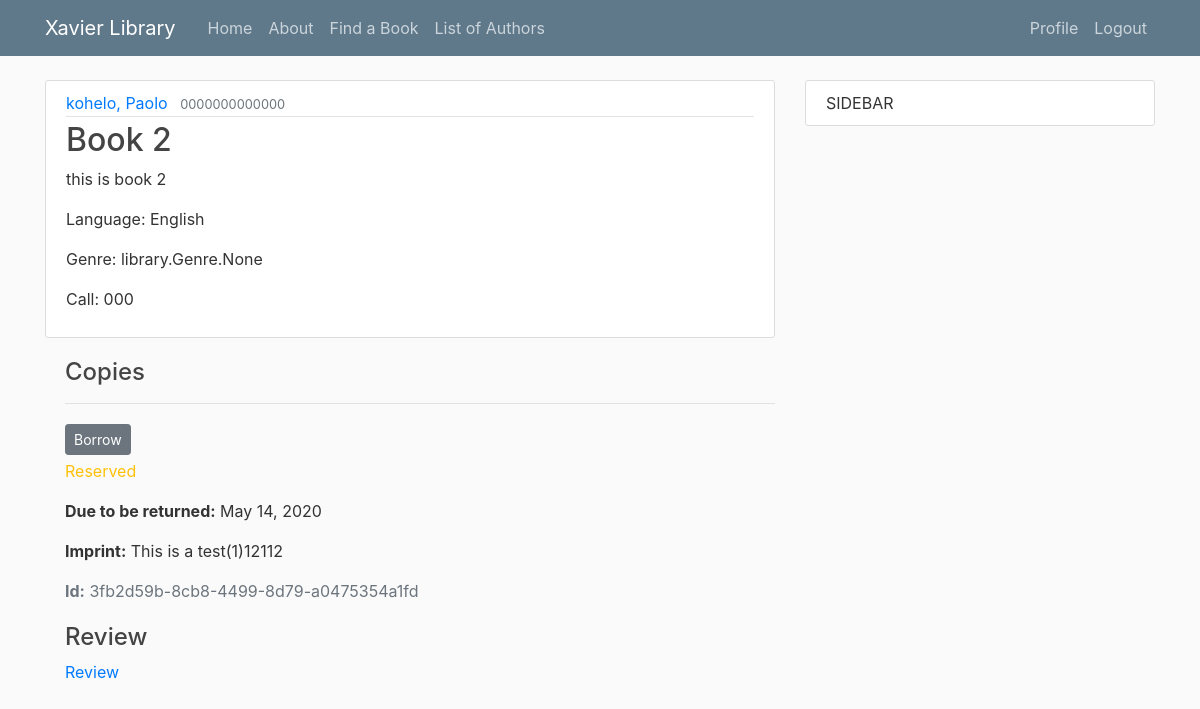
Screenshot of /book/2/ (signed in) with the database file from the repository.
### library/models.py (models this page shows, shortened)
class Book(models.Model):
    title = models.CharField(max_length=200)
    author = models.ForeignKey('Author', on_delete=models.SET_NULL, null=True)
    summary = models.TextField(max_length=1000, help_text="Enter a brief description of the book")
    isbn = models.CharField('ISBN', max_length=13,
                            help_text='13 Character <a href="https://www.isbn-international.org/content/what-isbn'
                                      '">ISBN number</a>')
    genre = models.ManyToManyField(Genre, help_text="Select a genre for this book")
    language = models.ForeignKey('Language', on_delete=models.SET_NULL, null=True)
    call = models.CharField('Call Number', max_length=3, help_text="Enter a 3 digit call number", null=True)
    def display_genre(self):
        """Creates a string for the Genre. This is required to display genre in Admin."""
        return ', '.join([genre.name for genre in self.genre.all()[:3]])
    display_genre.short_description = 'Genre'

class Author(models.Model):
    first_name = models.CharField(max_length=100)
    last_name = models.CharField(max_length=100)
    date_of_birth = models.DateField(null=True, blank=True)
    date_of_death = models.DateField('died', null=True, blank=True)
    class Meta:
        ordering = ['last_name', 'first_name']
    def __str__(self):
        return '{0}, {1}'.format(self.last_name, self.first_name)

class Language(models.Model):
    name = models.CharField(max_length=200,
                            help_text="Enter the book's natural language (e.g. English, French, Japanese etc.)")
    def __str__(self):
        return self.name

class BookInstance(models.Model):
    id = models.UUIDField(primary_key=True, default=uuid.uuid4,
                          help_text="Unique ID for this particular book across whole library")
    book = models.ForeignKey('Book', on_delete=models.SET_NULL, null=True)
    imprint = models.CharField(max_length=200)
    due_back = models.DateField(null=True, blank=True, help_text="YYYY-MM-DD")
    borrower = models.ForeignKey(User, on_delete=models.SET_NULL, null=True, blank=True)
    LOAN_STATUS = (
        ('a', 'Available'),
        ('r', 'Reserved'),
    )
    """('d', 'Maintenance'),"""
    """('o', 'On loan'),"""
    status = models.CharField(
        max_length=1,
        choices=LOAN_STATUS,
        blank=True,
        default='a',
        help_text='Book availability')
    class Meta:
        ordering = ['due_back']
        permissions = (("can_mark_returned", "Set book as returned"),)

### library/views.py (the view)
# urls.py: path('book/<int:pk>/',BookDetailView.as_view(), name='book-detail'),#path('book/<book>',views.book, name='library-book'),
class BookDetailView(DetailView):
	model = Book

### library/templates/library/book_detail.html (shortened to what this page needs)
{% extends "library/base.html" %}
{% block content%}
			<article class="media content-section">
			  <div class="media-body">
			    <div class="article-metadata">
			      <a class="mr-2" href="#">{{ object.author }}</a>
			      <small class="text-muted">{{ object.isbn }}</small>
			    </div>
			    <h2 class="article-title">{{ object.title }}</h2>
			    <p class="article-content">{{ object.summary }}</p>
			    <p class="article-content">Language: {{ object.language }}</p>
			    <p class="article-content">Genre: {{ object.genre }}</p>
			    <p class="article-content">Call: {{ object.call }}</p>
			  </div>
			 </article>
			  <div style="margin-left:20px;margin-top:20px">
			    <h4>Copies</h4>
			    {% for copy in object.bookinstance_set.all %}
			      <hr>
			      {% if user.profile.Role.borrow %}
			     	<a class="btn btn-secondary btn-sm mt-1 mb-1" href="{% url 'bookinstance-Borrow' object.id copy.pk%}">Borrow</a>
			      {% endif %}
			      <p class="{% if copy.status == 'a' %}text-success{% elif copy.status == 'm' %}text-danger{% else %}text-warning{% endif %}">
			        {{ copy.get_status_display }}
			      </p>
			      {% if copy.status != 'a' %}
			        <p><strong>Due to be returned:</strong> {{ copy.due_back }}</p>
			      {% endif %}
			      <p><strong>Imprint:</strong> {{ copy.imprint }}</p>
			      <p class="text-muted"><strong>Id:</strong> {{ copy.id }}</p>
			    {% endfor %}
			  </div>
			<div style="margin-left:20px;margin-top:20px">
			    <h4>Review</h4>
			    <div class="form-group">
					{% if user.profile.Role.review %}
					<a class="mr-2" href="{% url 'comment-create' object.id %}">Review</a>
					{% endif %}
				</div>
			  </div>
{% endblock content %}

### library/static/library/main.css (style rules this page uses)
body { background: #fafafa; color: #333333; margin-top: 5rem; }
h1, h2, h3, h4, h5, h6 { color: #444444; }
.content-section { background: #ffffff; padding: 10px 20px; border: 1px solid #dddddd; border-radius: 3px; margin-bottom: 20px; }
.article-title { color: #444444; }
.article-content { white-space: pre-line; }
.article-metadata { padding-bottom: 1px; margin-bottom: 4px; border-bottom: 1px solid #e3e3e3 }

### rows the page displays
Book: author "kohelo, Paolo", isbn "0000000000000", title "Book 2", summary "this is book 2", language "English", genre "library.Genre.None", call "000"
BookInstance: status "Reserved", due_back "May 14, 2020", imprint "This is a test(1)12112", id "3fb2d59b-8cb8-4499-8d79-a0475354a1fd"
